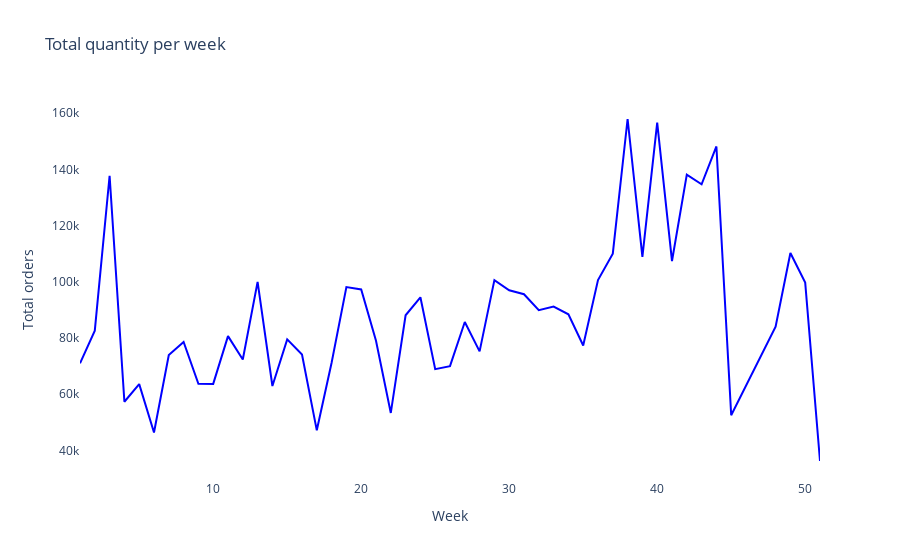

Here is the notebook cell this chart was saved with:
### Code cell
plot_data = [
    go.Scatter(
        x=tot_quantity["week_of_year"],
        y=tot_quantity['quantity'],
        name='Time Series for num_orders',
        marker = dict(color = 'Blue')
        )
]
plot_layout = go.Layout(
        title='Total quantity per week',
        yaxis_title='Total orders',
        xaxis_title='Week',
        plot_bgcolor='rgba(0,0,0,0)'
    )
fig = go.Figure(data=plot_data, layout=plot_layout)
pyoff.iplot(fig)

### Figure 1 — Plotly figure (JSON) as saved in the notebook; plotly's stock layout.template omitted (floating-point values rounded to 4 significant figures)
{"data": [{"marker": {"color": "Blue"}, "name": "Time Series for num_orders", "type": "scatter", "x": [1, 2, 3, 4, 5, 6, 7, 8, 9, 10, 11, 12, 13, 14, 15, 16, 17, 18, 19, 20, 21, 22, 23, 24, 25, 26, 27, 28, 29, 30, 31, 32, 33, 34, 35, 36, 37, 38, 39, 40, 41, 42, 43, 44, 45, 48, 49, 50, 51], "y": [70935, 82583, 137713, 57278, 63556, 46340, 73892, 78530, 63659, 63638, 80628, 72297, 99943, 62882, 79480, 74096, 47110, 71151, 98083, 97244, 78971, 53285, 88049, 94455, 68877, 69931, 85677, 75195, 100581, 96932, 95533, 89842, 91141, 88416, 77295, 100561, 109984, 157901, 108852, 156606, 107352, 138096, 134656, 148135, 52451, 84007, 110214, 99679, 36192]}], "layout": {"plot_bgcolor": "rgba(0,0,0,0)", "title": {"text": "Total quantity per week"}, "xaxis": {"title": {"text": "Week"}}, "yaxis": {"title": {"text": "Total orders"}}}}
